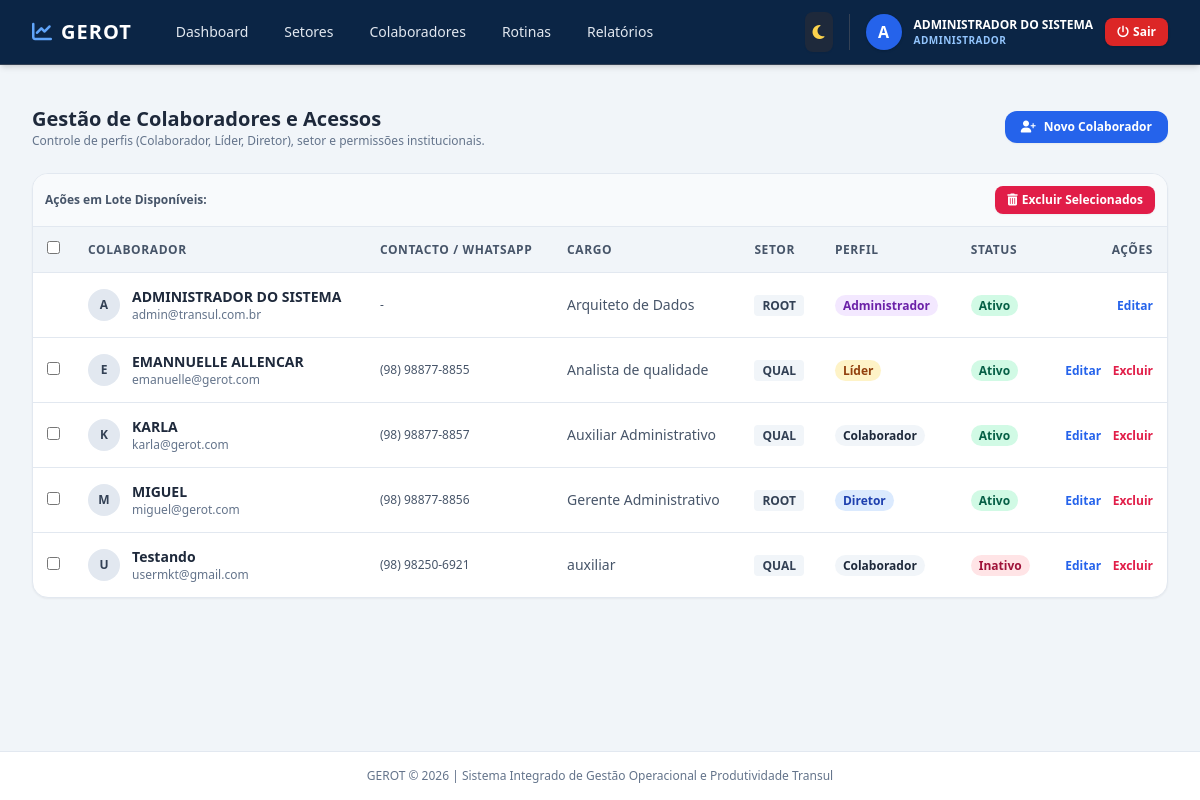
The page /admin/usuarios (signed in) on the database as committed earlier.
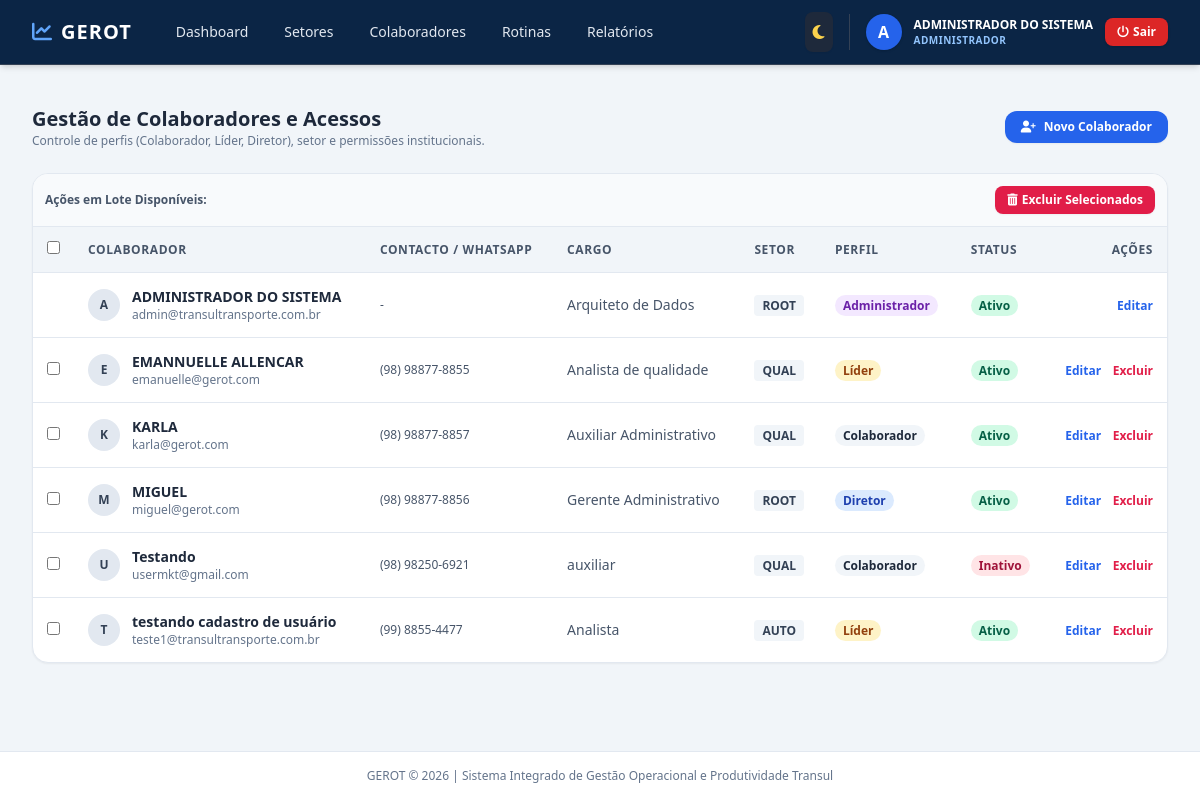
The same page on the database as committed later.
### app/models/usuario.py (models this page shows, shortened)
class Usuario(UserMixin, db.Model):
    __tablename__ = 'usuarios'
    id = db.Column(db.Integer, primary_key=True)
    username = db.Column(db.String(64), unique=True, nullable=False, index=True)
    email = db.Column(db.String(120), unique=True, nullable=False, index=True)
    password_hash = db.Column(db.String(256))
    role = db.Column(db.String(20), default='colaborador', nullable=False)
    ativo = db.Column(db.Boolean, default=False)
    nome_completo = db.Column(db.String(150), nullable=False)
    cpf = db.Column(db.String(14), unique=True, nullable=False)
    rg_numero = db.Column(db.String(20))
    rg_orgao_emissor = db.Column(db.String(20))
    rg_uf = db.Column(db.String(2))
    data_nascimento = db.Column(db.Date)
    sexo = db.Column(db.String(20))
    estado_civil = db.Column(db.String(20))
    telefone_principal = db.Column(db.String(30))
    logradouro = db.Column(db.String(150))
    numero_endereco = db.Column(db.String(20))
    bairro = db.Column(db.String(100))
    cidade = db.Column(db.String(100))
    uf_endereco = db.Column(db.String(2))
    cep = db.Column(db.String(10))
    matricula = db.Column(db.String(50), unique=True, nullable=True)
    cargo = db.Column(db.String(100))
    funcao = db.Column(db.String(100))
    setor_id = db.Column(db.Integer, db.ForeignKey('setores.id'), nullable=False)
    setores_secundarios = db.relationship(
        'Setor',
        secondary=usuario_setores_secundarios,
        backref=db.backref('coordenadores_secundarios', lazy='dynamic')
    )
    tipo_vinculo = db.Column(db.String(50))
    data_admissao = db.Column(db.Date)
    data_cadastro = db.Column(db.DateTime, default=datetime.utcnow)
    ultimo_login = db.Column(db.DateTime)
    status_cadastro = db.Column(db.String(20), default='incompleto')
    cadastrado_por_id = db.Column(db.Integer, db.ForeignKey('usuarios.id'), nullable=True)
    cadastrador = db.relationship('Usuario', remote_side=[id], backref='usuarios_cadastrados')
    lancamentos = db.relationship('Lancamento', backref='autor', lazy='dynamic', foreign_keys='Lancamento.usuario_id')
    correcoes_aprovadas = db.relationship('Lancamento', backref='aprovador', lazy='dynamic', foreign_keys='Lancamento.correcao_aprovada_por')
    @property
    def role_label(self):
        mapa = {
            'admin': 'Administrador',
            'diretor': 'Diretor',
            'gestor': 'Diretor',
            'lider': 'Líder',
            'coordenador': 'Líder',
            'colaborador': 'Colaborador',
            'operador': 'Colaborador'
        }
        return mapa.get(self.role.lower(), self.role.title())
    @property
    def is_admin(self):
        return self.role == 'admin'

### app/models/setor.py (models this page shows, shortened)
class Setor(db.Model):
    __tablename__ = 'setores'
    id = db.Column(db.Integer, primary_key=True)
    nome = db.Column(db.String(100), unique=True, nullable=False, index=True)
    sigla = db.Column(db.String(20), unique=True, nullable=False)
    codigo_interno = db.Column(db.String(50), unique=True, nullable=False)
    data_criacao_sistema = db.Column(db.DateTime, default=datetime.utcnow)
    ativo = db.Column(db.Boolean, default=True)
    hierarquia_pai_id = db.Column(db.Integer, db.ForeignKey('setores.id'), nullable=True)
    responsavel_id = db.Column(db.Integer, db.ForeignKey('usuarios.id', use_alter=True, name='fk_setor_responsavel'), nullable=True)
    substituto_id = db.Column(db.Integer, db.ForeignKey('usuarios.id', use_alter=True, name='fk_setor_substituto'), nullable=True)
    tipo_setor = db.Column(db.String(30))
    natureza_atuacao = db.Column(db.String(30))
    missao_setor = db.Column(db.Text, nullable=True)
    descricao_atividades = db.Column(db.Text, nullable=True)
    nivel_complexidade = db.Column(db.String(20), default='Média')
    nivel_repetitividade = db.Column(db.String(20), default='Média')
    limite_max_colaboradores = db.Column(db.Integer, default=0)
    cargos_permitidos = db.Column(db.Text)
    turno_operacao = db.Column(db.String(50))
    escala_trabalho = db.Column(db.String(50))
    sub_setores = db.relationship(
        'Setor',
        backref=db.backref('pai', remote_side=[id]),
        lazy='dynamic'
    )
    usuarios = db.relationship(
        'Usuario',
        backref='setor_pertencente',
        lazy='dynamic',
        foreign_keys='Usuario.setor_id',
        cascade='all, delete-orphan'
    )
    atividades = db.relationship('AtividadePadrao', backref='setor_dono', lazy='dynamic', cascade='all, delete-orphan')
    lancamentos = db.relationship('Lancamento', backref='setor_snapshot', lazy='dynamic', cascade='all, delete-orphan')

### app/views/admin.py (the view)
@admin_bp.route('/usuarios')
def listar_usuarios():
    page = request.args.get('page', 1, type=int)
    usuarios_pagination = Usuario.query.order_by(Usuario.nome_completo.asc()).paginate(page=page, per_page=10, error_out=False)
    setores = Setor.query.all()
    return render_template('admin/usuarios.html',
                           usuarios=usuarios_pagination.items,
                           pagination=usuarios_pagination,
                           setores=setores,
                           CalculoBI=CalculoBI)

### app/__init__.py (called while the page is built)
@login_manager.user_loader
def load_user(user_id):
    from app.models.usuario import Usuario
    return Usuario.query.get(int(user_id))

### app/views/admin.py (called while the page is built)
def admin_required(f):
    from functools import wraps
    @wraps(f)
    def decorated_function(*args, **kwargs):
        if not current_user.is_authenticated or not (current_user.is_admin or current_user.is_gestor):
            flash('Acesso negado. Área restrita à Direção e Administração Geral.', 'danger')
            return redirect(url_for('auth.login'))
        return f(*args, **kwargs)
    return decorated_function

@admin_bp.before_request
@login_required
@admin_required
def before_request():
    pass

### app/templates/admin/usuarios.html (shortened to what the changed rows need)
{% extends "base.html" %}
{% block content %}
<div class="space-y-6">
    <div class="flex flex-col sm:flex-row justify-between items-start sm:items-center gap-4">
        <div>
            <h2 class="text-xl font-bold text-slate-800 dark:text-slate-100">Gestão de Colaboradores e Acessos</h2>
        </div>
    </div>
    <form id="formLoteUsuarios" method="POST" action="{{ url_for('admin.excluir_massa_usuarios') }}">
        <div class="bg-white dark:bg-slate-800 rounded-2xl shadow-sm border border-slate-200 dark:border-slate-700 overflow-hidden">
            <div class="overflow-x-auto">
                <table class="w-full text-left border-collapse text-sm">
                    <thead>
                        <tr class="bg-slate-100 dark:bg-slate-900 text-slate-600 dark:text-slate-400 uppercase text-xs tracking-wider border-b border-slate-200 dark:border-slate-700">
                            {% if current_user.is_admin or current_user.is_gestor %}
                            <th class="p-3.5 text-center w-10">
                                <input type="checkbox" id="selectAllUsers" onclick="toggleAllUsers(this)" class="rounded text-blue-600 focus:ring-blue-500">
                            </th>
                            {% endif %}
                            <th class="p-3.5">Colaborador</th>
                            <th class="p-3.5">Contacto / WhatsApp</th>
                            <th class="p-3.5">Cargo</th>
                            <th class="p-3.5">Setor</th>
                            <th class="p-3.5">Perfil</th>
                            <th class="p-3.5">Status</th>
                            <th class="p-3.5 text-right">Ações</th>
                        </tr>
                    </thead>
                    <tbody class="divide-y divide-slate-200 dark:divide-slate-700">
                        {% if usuarios %}
                        {% for u in usuarios %}
                        <tr class="hover:bg-slate-50 dark:hover:bg-slate-900/40 transition">
                            {% if current_user.is_admin or current_user.is_gestor %}
                            <td class="p-3.5 text-center">
                                {% if u.id != current_user.id %}
                                <input type="checkbox" name="usuario_ids" value="{{ u.id }}" class="user-checkbox rounded text-blue-600 focus:ring-blue-500">
                                {% endif %}
                            </td>
                            {% endif %}
                            <td class="p-3.5 flex items-center space-x-3">
                                <div class="w-8 h-8 rounded-full bg-slate-200 dark:bg-slate-700 text-slate-700 dark:text-slate-200 flex items-center justify-center font-bold text-xs">
                                    {{ u.username[0]|upper }}
                                </div>
                                <div>
                                    <span class="block font-semibold text-slate-800 dark:text-slate-100">{{ u.nome_completo }}</span>
                                    <span class="block text-xs text-slate-500">{{ u.email }}</span>
                                </div>
                            </td>
                            <td class="p-3.5 text-slate-600 dark:text-slate-300 text-xs">{{ u.telefone_principal or '-' }}</td>
                            <td class="p-3.5 text-slate-600 dark:text-slate-300">{{ u.cargo or '-' }}</td>
                            <td class="p-3.5">
                                <span class="px-2 py-0.5 bg-slate-100 dark:bg-slate-700 text-slate-700 dark:text-slate-300 rounded text-xs font-semibold">
                                    {{ u.setor_pertencente.sigla if u.setor_pertencente else 'N/A' }}
                                </span>
                            </td>
                            <td class="p-3.5">
                                {% if u.role in ['admin', 'administrador'] %}
                                    <span class="px-2 py-0.5 rounded-full text-xs font-bold bg-purple-100 text-purple-800 dark:bg-purple-900/40 dark:text-purple-300">Administrador</span>
                                {% elif u.role in ['diretor', 'gestor'] %}
                                    <span class="px-2 py-0.5 rounded-full text-xs font-bold bg-blue-100 text-blue-800 dark:bg-blue-900/40 dark:text-blue-300">Diretor</span>
                                {% elif u.role in ['lider', 'coordenador'] %}
                                    <span class="px-2 py-0.5 rounded-full text-xs font-bold bg-amber-100 text-amber-800 dark:bg-amber-900/40 dark:text-amber-300">Líder</span>
                                {% else %}
                                    <span class="px-2 py-0.5 rounded-full text-xs font-bold bg-slate-100 text-slate-800 dark:bg-slate-700 dark:text-slate-200">Colaborador</span>
                                {% endif %}
                            </td>
                            <td class="p-3.5">
                                {% if u.ativo %}
                                <span class="px-2 py-0.5 bg-emerald-100 text-emerald-800 dark:bg-emerald-900/40 dark:text-emerald-300 rounded-full text-xs font-semibold">Ativo</span>
                                {% else %}
                                <span class="px-2 py-0.5 bg-rose-100 text-rose-800 dark:bg-rose-900/40 dark:text-rose-300 rounded-full text-xs font-semibold">Inativo</span>
                                {% endif %}
                            </td>
                            <td class="p-3.5 text-right space-x-2">
                                <a href="{{ url_for('admin.editar_usuario', id=u.id) }}" class="text-blue-600 hover:text-blue-800 dark:text-blue-400 font-semibold text-xs">Editar</a>
                                {% if u.id != current_user.id %}
                                <button type="submit" form="singleDelete_{{ u.id }}" class="text-rose-600 hover:text-rose-800 text-xs font-semibold">Excluir</button>
                                {% endif %}
                            </td>
                        </tr>
                        {% endfor %}
                        {% else %}
                        <tr>
                            <td colspan="8" class="p-6 text-center text-slate-500">Nenhum colaborador registado no momento.</td>
                        </tr>
                        {% endif %}
                    </tbody>
                </table>
            </div>
        </div>
    </form>
</div>
{% endblock %}

### app/templates/base.html (shortened to what the changed rows need)
<!DOCTYPE html>
<html lang="pt-BR" class="h-full">
<head>
    <script src="https://cdn.tailwindcss.com"></script>
    <link rel="stylesheet" href="https://cdnjs.cloudflare.com/ajax/libs/font-awesome/6.4.0/css/all.min.css">
</head>
<body class="h-full bg-slate-100 dark:bg-slate-900 text-slate-800 dark:text-slate-100 flex flex-col transition-colors duration-200">
    <nav class="bg-primary shadow-md border-b border-slate-700">
        <div class="max-w-7xl mx-auto px-4 sm:px-6 lg:px-8">
            <div class="flex justify-between h-16">
                <div class="flex items-center space-x-4">
                    {% if current_user.is_authenticated %}
                    <div class="flex items-center space-x-3 border-l border-slate-700 pl-4">
                        <div class="w-9 h-9 rounded-full bg-blue-600 text-white flex items-center justify-center font-bold shadow">
                            {{ current_user.nome_completo[0]|upper }}
                        </div>
                        <div class="hidden lg:block text-left">
                            <span class="block text-xs font-semibold text-white">{{ current_user.nome_completo }}</span>
                            <span class="block text-[10px] uppercase tracking-wider text-blue-300 font-bold">
                                {{ current_user.role_label }}
                            </span>
                        </div>
                        <a href="{{ url_for('auth.logout') }}" class="bg-red-600 hover:bg-red-700 text-white px-3 py-1.5 rounded-lg text-xs font-semibold shadow transition flex items-center space-x-1">
                            <i class="fa-solid fa-power-off"></i>
                            <span class="hidden sm:inline">Sair</span>
                        </a>
                    </div>
                    {% else %}
                    <a href="{{ url_for('auth.login') }}" class="bg-blue-600 hover:bg-blue-700 text-white px-4 py-2 rounded-lg text-sm font-semibold shadow transition">Entrar</a>
                    {% endif %}
                </div>
            </div>
        </div>
    </nav>
    <main class="flex-1 max-w-7xl w-full mx-auto px-4 sm:px-6 lg:px-8 py-6">
        {% block content %}{% endblock %}
    </main>
</body>
</html>

Rows that differ between the two databases and show on the page:
changed Usuario "ADMINISTRADOR DO SISTEMA": email "admin@transul.com.br" → "admin@transultransporte.com.br"
added Usuario: username "T", nome_completo "testando cadastro de usuário", email "teste1@transultransporte.com.br", telefone_principal "(99) 8855-4477", cargo "Analista", setor_pertencente "AUTO", role "Líder", ativo "Ativo"
